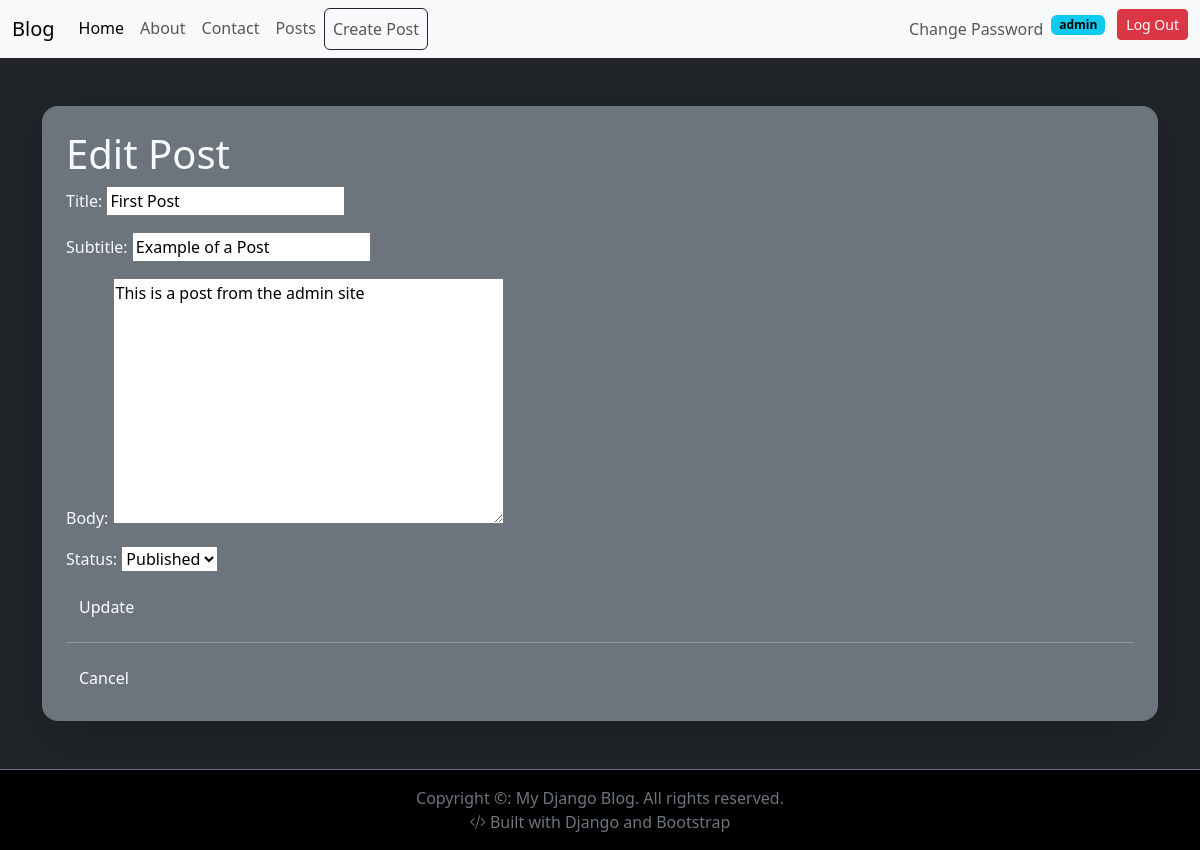
The page /posts/posts/1/edit/ (signed in) on the database its author committed.
### posts/models.py (models this page shows, shortened)
class Post(models.Model):
    title = models.CharField(max_length=128)
    subtitle = models.CharField(max_length=256)
    body = models.TextField()
    created_on = models.DateTimeField(auto_now_add=True)
    author = models.ForeignKey(
        get_user_model(),
        on_delete=models.CASCADE
    )
    status = models.ForeignKey(
        Status,
        on_delete=models.DO_NOTHING
    )

### posts/views.py (the view)
# urls.py: path("posts/<int:pk>/edit/", PostUpdateView.as_view(), name="post_edit"), # URL for editing an existing post
class PostUpdateView(LoginRequiredMixin, UserPassesTestMixin, UpdateView):
    template_name = "posts/edit.html"
    model = Post
    fields = ["title", "subtitle", "body", "status"]
    def test_func(self):
        post = self.get_object()
        if self.request.user.is_authenticated: # Check if the user is logged in
            if self.request.user == post.author:
                return True # Allow access to update if user is the author
        else:
            return False # Deny access if user is not the author

### posts/models.py (called while the page is built)
    def __str__(self): # This method defines how the Status object is displayed as a string (e.g., in the admin panel)
        return f"{self.name}" # This will show the name of the status when you look at it in the admin panel or when you print it

### templates/posts/edit.html (shortened to what this page needs)
{% extends 'base.html' %}
{% block content %}
    <h1>Edit Post</h1>
    <form method="post">
        {{ form.as_p }}
        <input type="submit" value="Update" class="btn btn-secondary">
    </form>
     <hr>
    <a href="{% url 'post_detail' object.id %}" class="btn btn-secondary">Cancel</a>
{% endblock %}

### templates/navbar.html (shortened to what this page needs)
<nav class="navbar navbar-expand-lg bg-body-tertiary">
  <div class="container-fluid">
    <a class="navbar-brand" href="{% url 'home' %}">Blog</a>
    <div class="collapse navbar-collapse" id="navbarNavDropdown">
      <ul class="navbar-nav">
        <li class="nav-item">
          <a class="nav-link active" href="{% url 'home' %}">Home</a>
        </li>
        <li class="nav-item">
          <a class="nav-link" href="{% url 'about' %}">About</a>
        </li>
        <li class="nav-item">
          <a class="nav-link" href="{% url 'contact' %}">Contact</a>
        </li>
        <li class="nav-item">
          <a class="nav-link" href="{% url 'post_list' %}">Posts</a>
        </li>
        {% if user.is_authenticated %}
        <li class="nav-item">
          <a class= "nav-link btn btn-successtext-white border border-dark" href="{% url 'post_new' %}">Create Post</a>
        </li>
        {% endif %}
      </ul>
      <ul class="navbar-nav ms-auto">
        <li class="nav-item">
          <a href="{% url 'password_change' %}" class="nav-link">Change Password</a>
        </li>
        {% if user.is_authenticated %}
        <li class="nav-item">
            <span class="badge text-bg-info">{{ user.username }}</span>
          <form action="{% url 'logout' %}" method="post" class="d-inline">
            <button type="submit" class="btn btn-danger btn-sm ms-2">
              Log Out
            </button>
          </form>
        </li>
        {% endif %}
      </ul>
    </div>
  </div>
</nav>

### rows shown on the page
Post: title "First Post", subtitle "Example of a Post", body "This is a post from the admin site", status "Published"

### other values the page prints
{{ user.username }} "admin"
